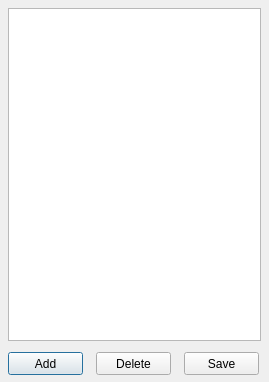
<?xml version="1.0" encoding="UTF-8"?>
<ui version="4.0">
 <class>DialogManageIPs</class>
 <widget class="QDialog" name="DialogManageIPs">
  <property name="geometry">
   <rect>
    <x>0</x>
    <y>0</y>
    <width>269</width>
    <height>382</height>
   </rect>
  </property>
  <property name="windowTitle">
   <string>Manage Incoming Connections</string>
  </property>
  <widget class="QListWidget" name="listIPs">
   <property name="geometry">
    <rect>
     <x>8</x>
     <y>8</y>
     <width>253</width>
     <height>333</height>
    </rect>
   </property>
  </widget>
  <widget class="QPushButton" name="buttonAdd">
   <property name="geometry">
    <rect>
     <x>8</x>
     <y>352</y>
     <width>75</width>
     <height>23</height>
    </rect>
   </property>
   <property name="text">
    <string>Add</string>
   </property>
  </widget>
  <widget class="QPushButton" name="buttonDelete">
   <property name="geometry">
    <rect>
     <x>96</x>
     <y>352</y>
     <width>75</width>
     <height>23</height>
    </rect>
   </property>
   <property name="text">
    <string>Delete</string>
   </property>
  </widget>
  <widget class="QPushButton" name="buttonSave">
   <property name="geometry">
    <rect>
     <x>184</x>
     <y>352</y>
     <width>75</width>
     <height>23</height>
    </rect>
   </property>
   <property name="text">
    <string>Save</string>
   </property>
  </widget>
 </widget>
 <resources/>
 <connections/>
</ui>
